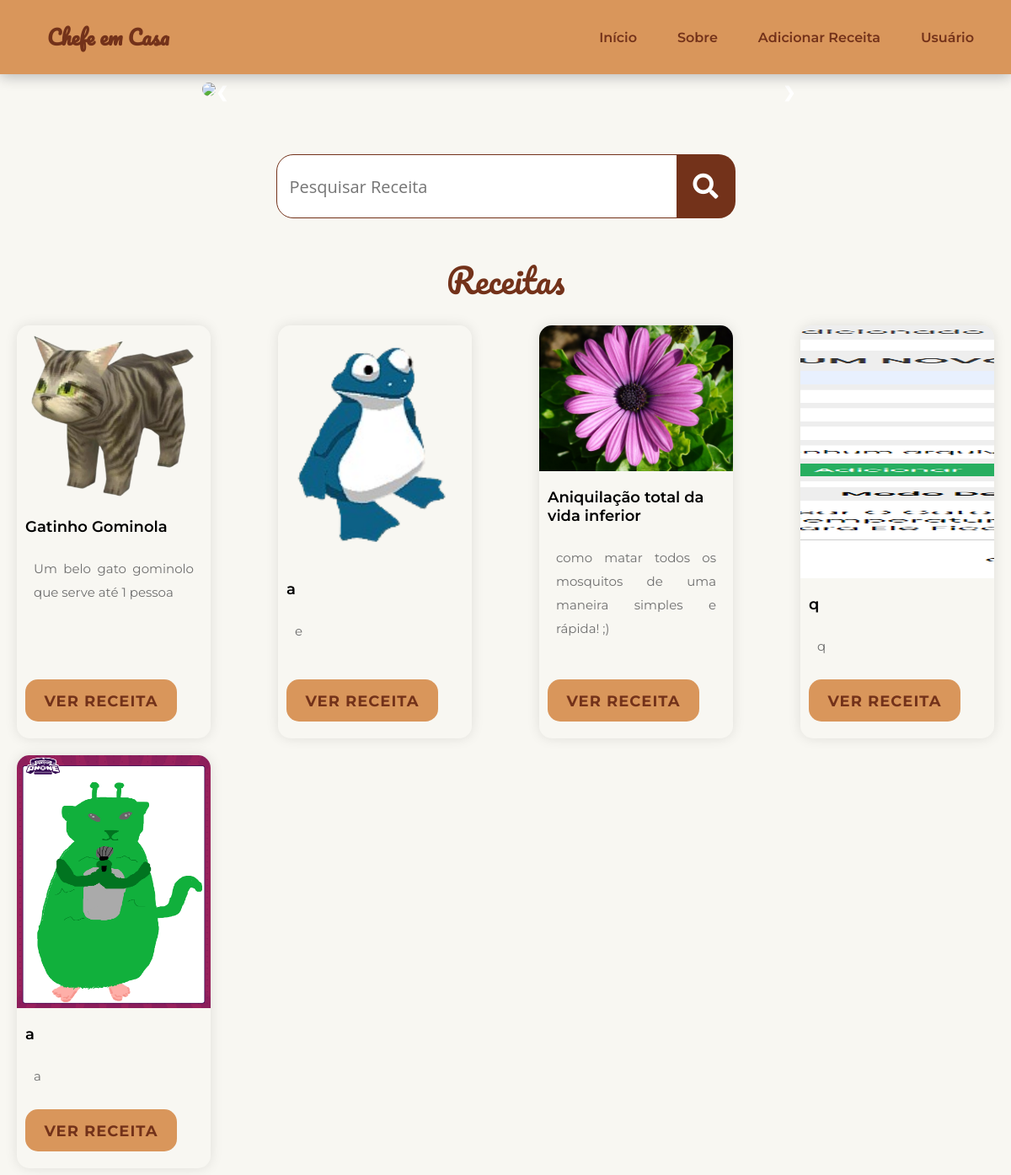
Before: /TCC/indexLogado.php (signed in) with the older database file.
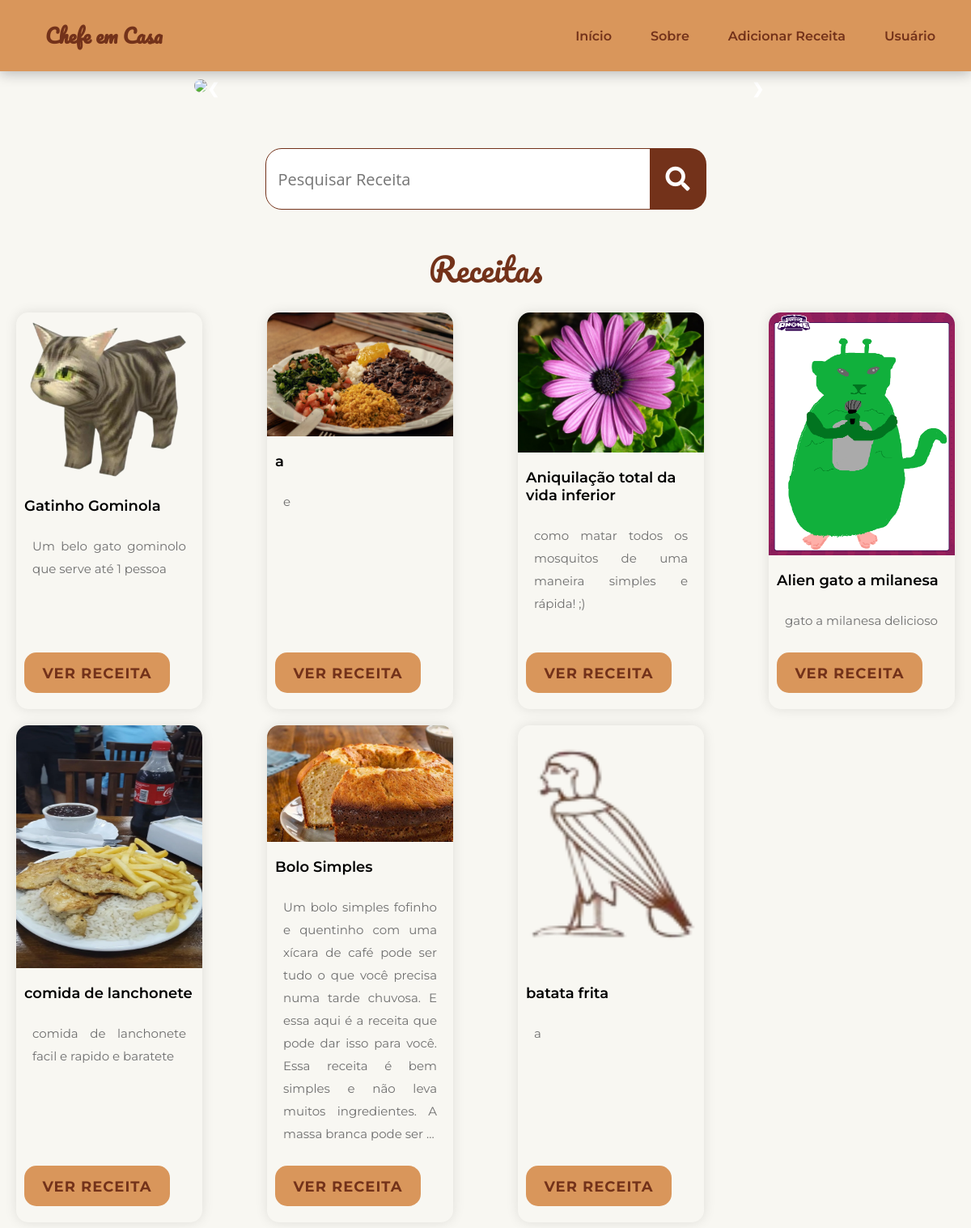
After: the same page with the newer database file.
### tables this page shows
CREATE TABLE `products` (
  `id` int(255) NOT NULL,
  `name` varchar(255) NOT NULL,
  `ingredientes` text NOT NULL,
  `preparo` text NOT NULL,
  `obs` text NOT NULL,
  `image` varchar(255) NOT NULL
);

### TCC/indexLogado.php (the view, shortened to what this page needs)
<?php
    @include 'configproduto.php';
?>
<!DOCTYPE html>
<html lang="pt-br">
<head>
   <link href="https://cdn.jsdelivr.net/npm/remixicon@3.2.0/fonts/remixicon.css" rel="stylesheet">
   <link rel="stylesheet" href="https://cdnjs.cloudflare.com/ajax/libs/font-awesome/5.15.4/css/all.min.css">
   <link rel="stylesheet" href="index.css">
</head>
<body>
   <header class="header">
      <nav class="nav container">
         <div class="nav__data">
            <a href="index.php" class="nav__logo">
                <span class="icon-text">Chefe em Casa</span>
            </a>
         </div>
         <div class="nav__menu" id="nav-menu">
            <ul class="nav__list">
               <li><a href="sistema.php" class="nav__link">Início</a></li>
               <li><a href="sobre/sobre-logado.php" class="nav__link">Sobre</a></li>
               <li><a href="adicionar-receita/admin_page.php" class="nav__link">Adicionar Receita</a></li>
               <li class="dropdown__item">
                  <div class="nav__link">Usuário <i class="ri-arrow-down-s-line dropdown__arrow"></i></div>
               </li>
            </ul>
         </div>
      </nav>
   </header>
   <br>
   <br>
   <br>
   <br>
   <br>
   <div class="slideshow-container">
      <div class="mySlides fade">
          <img src="carrosel/1.png" style="width: 100%;">
      </div>
      <a class="prev" onclick="plusSlides(-1)">&#10094;</a>
      <a class="next" onclick="plusSlides(1)">&#10095;</a>
  </div>
  <br>
  <div class="search-container">
   <input type="search" placeholder="Pesquisar Receita" id="pesquisar">
   <button onclick="searchData()" class="search-button"><i class="fas fa-search"></i></button>
 </div>
  <br>
  <br>
  <div class="receita-div">
   <span class="receita-text">Receitas</span>
  </div>
  <br>
  <div class="receitas">
  <?php
  if(!empty($_GET['search']))
  {
    $data = $_GET['search'];
    $select_products = mysqli_query($conn, "SELECT * FROM `products` WHERE `name` LIKE '%$data%'");
    if(mysqli_num_rows($select_products) > 0){
        while($fetch_product = mysqli_fetch_assoc($select_products)){
  ?>
        <div class="food-items">
            <div class="imagem-receita">
                <img src="uploaded_img/<?php echo $fetch_product['image']; ?>" alt=""></img>
            </div>
                <div class="details">
                    <div class="details-sub">
                        <h5><?php echo $fetch_product['name']; ?></h5>
                    </div>
                    <div class="obs"><?php $obs = $fetch_product['obs']; echo (strlen($obs) > 255) ? substr($obs, 0, 255) . '...' : $obs; ?></div>
                    <input type="hidden" name="product_name" value="<?php echo $fetch_product['name']; ?>">
                    <input type="hidden" name="product_obs" value="<?php echo $fetch_product['obs']; ?>">
                    <input type="hidden" name="product_image" value="<?php echo $fetch_product['image']; ?>">
                    <a href="receita/receita.php?id=<?php echo $fetch_product['id']; ?>" class="btn">Ver Receita</a>
                </div>
        </div>
  <?php
        };
    };
  }
  else
  {
    $select_products = mysqli_query($conn, "SELECT * FROM `products`");
    if(mysqli_num_rows($select_products) > 0){
        while($fetch_product = mysqli_fetch_assoc($select_products)){
  ?>
        <div class="food-items">
            <div class="imagem-receita">
                <img src="uploaded_img/<?php echo $fetch_product['image']; ?>" alt=""></img>
            </div>
                <div class="details">
                    <div class="details-sub">
                        <h5><?php echo $fetch_product['name']; ?></h5>
                    </div>
                    <div class="obs"><?php $obs = $fetch_product['obs']; echo (strlen($obs) > 255) ? substr($obs, 0, 255) . '...' : $obs; ?></div>
                    <a href="receita/receita.php?id=<?php echo $fetch_product['id']; ?>" class="btn">Ver Receita</a>
                </div>
        </div>
  <?php
        };
    };
  }
      ?>
  </div>
   <br>
</body>
</html>

Changed rows visible on the page:
removed products: image (picture), name "q", obs "q"
changed products (number 2 of 7 on the later page): image: a different picture
changed products: name "a" → "Alien gato a milanesa"; obs "a" → "gato a milanesa delicioso"
added products: image (picture), name "comida de lanchonete", obs "comida de lanchonete facil e rapido e baratete"
added products: image (picture), name "Bolo Simples", obs "Um bolo simples fofinho e quentinho com uma xícara de café pode ser tudo o que você precisa numa tarde chuvosa. E essa aqui é a receita que pode dar isso para você. Essa receita é bem simples e não leva muitos ingredientes. A massa branca pode ser"
added products: image (picture), name "batata frita", obs "a"
